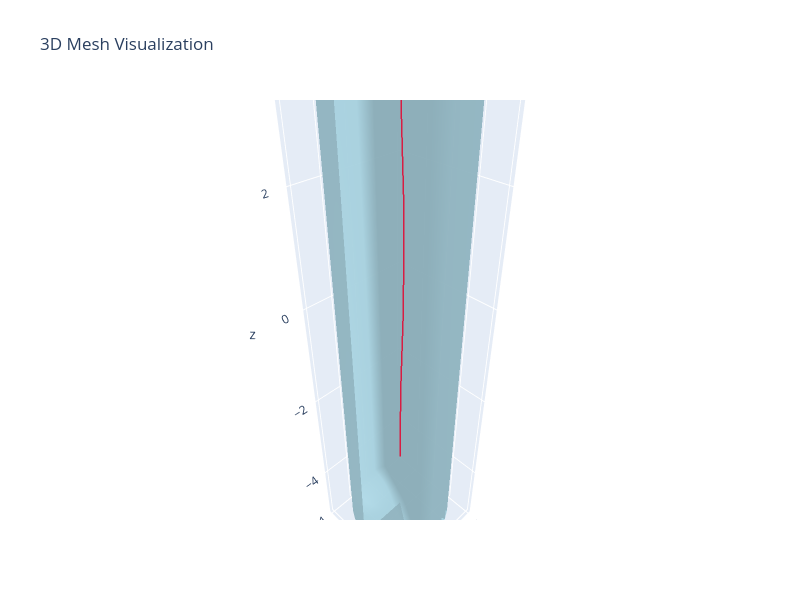

Source (notebook cell):
### Code cell
# Optimize
opts_out = SkeletonOptimizerOptions(
    max_iterations=100,
    step_size=0.15,  # Larger step size for faster correction
    convergence_threshold=1e-4,
    preserve_endpoints=True,
    smoothing_weight=0.3,  # Less smoothing, more centering
    verbose=False
)

optimizer_out = SkeletonOptimizer(skeleton_out, mesh, opts_out)
optimized_out = optimizer_out.optimize()

# Check after optimization
optimizer_out_after = SkeletonOptimizer(optimized_out, mesh, opts_out)
has_crossing_after, num_outside_after, max_dist_after = optimizer_out_after.check_surface_crossing()

print(f"\nAfter optimization:")
print(f"  Points outside mesh: {num_outside_after}/{optimized_out.total_points()}")
print(f"  Max distance outside: {max_dist_after:.4f}")
print(f"  Improvement: {num_outside - num_outside_after} points moved inside")

mm = MeshManager(mesh)
mm.visualize_mesh_3d(polylines=optimized_out)

### Figure 1 — Plotly figure (JSON) as saved in the notebook; plotly's stock layout.template omitted (floating-point values rounded to 4 significant figures)
{"data": [{"color": "lightblue", "i": [1, 1, 2, 2, 4, 4, 5, 5, 6, 6, 7, 7, 8, 8, 9, 9, 10, 10, 11, 11, 12, 12, 13, 13, 14, 14, 15, 15, 16, 16, 17, 17, 18, 18, 19, 19, 20, 20, 21, 21, 22, 22, 23, 23, 24, 24, 25, 25, 26, 26, 27, 27, 28, 28, 29, 29, 30, 30, 31, 31, 32, 32, 33, 33, 34, 34, 35, 35, 36, 36, 37, 37, 38, 38, 39, 39, 40, 40, 41, 41, 42, 42, 43, 43, 44, 44, 45, 45, 46, 46, 47, 47, 48, 48, 49, 49, 50, 50, 51, 51, 52, 52, 53, 53, 54, 54, 55, 55, 56, 56, 57, 57, 58, 58, 59, 59, 60, 60, 61, 61, 62, 62, 63, 63, 64, 64, 65, 65], "j": [0, 4, 4, 5, 0, 6, 6, 7, 0, 8, 8, 9, 0, 10, 10, 11, 0, 12, 12, 13, 0, 14, 14, 15, 0, 16, 16, 17, 0, 18, 18, 19, 0, 20, 20, 21, 0, 22, 22, 23, 0, 24, 24, 25, 0, 26, 26, 27, 0, 28, 28, 29, 0, 30, 30, 31, 0, 32, 32, 33, 0, 34, 34, 35, 0, 36, 36, 37, 0, 38, 38, 39, 0, 40, 40, 41, 0, 42, 42, 43, 0, 44, 44, 45, 0, 46, 46, 47, 0, 48, 48, 49, 0, 50, 50, 51, 0, 52, 52, 53, 0, 54, 54, 55, 0, 56, 56, 57, 0, 58, 58, 59, 0, 60, 60, 61, 0, 62, 62, 63, 0, 64, 64, 65, 0, 1, 1, 2], "k": [4, 2, 5, 3, 6, 5, 7, 3, 8, 7, 9, 3, 10, 9, 11, 3, 12, 11, 13, 3, 14, 13, 15, 3, 16, 15, 17, 3, 18, 17, 19, 3, 20, 19, 21, 3, 22, 21, 23, 3, 24, 23, 25, 3, 26, 25, 27, 3, 28, 27, 29, 3, 30, 29, 31, 3, 32, 31, 33, 3, 34, 33, 35, 3, 36, 35, 37, 3, 38, 37, 39, 3, 40, 39, 41, 3, 42, 41, 43, 3, 44, 43, 45, 3, 46, 45, 47, 3, 48, 47, 49, 3, 50, 49, 51, 3, 52, 51, 53, 3, 54, 53, 55, 3, 56, 55, 57, 3, 58, 57, 59, 3, 60, 59, 61, 3, 62, 61, 63, 3, 64, 63, 65, 3, 1, 65, 2, 3], "name": "Mesh", "opacity": 0.8, "type": "mesh3d", "x": [0.0, 1.0, 1.0, 0.0, 0.9808, 0.9808, 0.9239, 0.9239, 0.8315, 0.8315, 0.7071, 0.7071, 0.5556, 0.5556, 0.3827, 0.3827, 0.1951, 0.1951, 6.123e-17, 6.123e-17, -0.1951, -0.1951, -0.3827, -0.3827, -0.5556, -0.5556, -0.7071, -0.7071, -0.8315, -0.8315, -0.9239, -0.9239, -0.9808, -0.9808, -1.0, -1.0, -0.9808, -0.9808, -0.9239, -0.9239, -0.8315, -0.8315, -0.7071, -0.7071, -0.5556, -0.5556, -0.3827, -0.3827, -0.1951, -0.1951, -1.837e-16, -1.837e-16, 0.1951, 0.1951, 0.3827, 0.3827, 0.5556, 0.5556, 0.7071, 0.7071, 0.8315, 0.8315, 0.9239, 0.9239, 0.9808, 0.9808], "y": [0.0, 0.0, 0.0, 0.0, 0.1951, 0.1951, 0.3827, 0.3827, 0.5556, 0.5556, 0.7071, 0.7071, 0.8315, 0.8315, 0.9239, 0.9239, 0.9808, 0.9808, 1.0, 1.0, 0.9808, 0.9808, 0.9239, 0.9239, 0.8315, 0.8315, 0.7071, 0.7071, 0.5556, 0.5556, 0.3827, 0.3827, 0.1951, 0.1951, 1.225e-16, 1.225e-16, -0.1951, -0.1951, -0.3827, -0.3827, -0.5556, -0.5556, -0.7071, -0.7071, -0.8315, -0.8315, -0.9239, -0.9239, -0.9808, -0.9808, -1.0, -1.0, -0.9808, -0.9808, -0.9239, -0.9239, -0.8315, -0.8315, -0.7071, -0.7071, -0.5556, -0.5556, -0.3827, -0.3827, -0.1951, -0.1951], "z": [-5.0, -5.0, 5.0, 5.0, -5.0, 5.0, -5.0, 5.0, -5.0, 5.0, -5.0, 5.0, -5.0, 5.0, -5.0, 5.0, -5.0, 5.0, -5.0, 5.0, -5.0, 5.0, -5.0, 5.0, -5.0, 5.0, -5.0, 5.0, -5.0, 5.0, -5.0, 5.0, -5.0, 5.0, -5.0, 5.0, -5.0, 5.0, -5.0, 5.0, -5.0, 5.0, -5.0, 5.0, -5.0, 5.0, -5.0, 5.0, -5.0, 5.0, -5.0, 5.0, -5.0, 5.0, -5.0, 5.0, -5.0, 5.0, -5.0, 5.0, -5.0, 5.0, -5.0, 5.0, -5.0, 5.0]}, {"line": {"color": "crimson", "width": 3}, "mode": "lines", "name": "Polyline 0", "opacity": 0.95, "showlegend": false, "type": "scatter3d", "x": [0.0, -0.0609, -0.06557, 0.004407, 0.0], "y": [0.0, -0.04213, 0.00958, 0.07663, 0.0], "z": [-3.5, -1.75, 2.135e-10, 1.75, 3.5]}], "layout": {"autosize": false, "height": 600, "scene": {"aspectmode": "data", "xaxis": {"visible": true}, "yaxis": {"visible": true}, "zaxis": {"visible": true}}, "title": {"text": "3D Mesh Visualization"}, "width": 800}}
